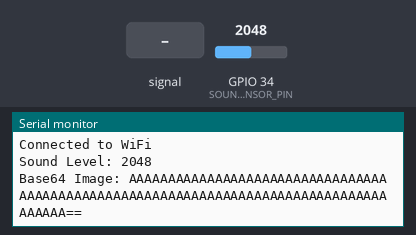
The sketch below on a simulated ESP32. Parts: the last lines printed to the serial monitor. The test bench sets the inputs (shaded band); at power-on: GPIO 34 (SOUND_SENSOR_PIN) = 2048. WiFi joins after 1.5 s; servers stay silent unless stated; the camera gives no picture.

Above: at 3.5 s.
3.6 s: GPIO 34 (SOUND_SENSOR_PIN) fed a 200 Hz sine of ±327 counts around its level
9.2 s: GPIO 34 (SOUND_SENSOR_PIN) set to 2866
At 13.6 s:
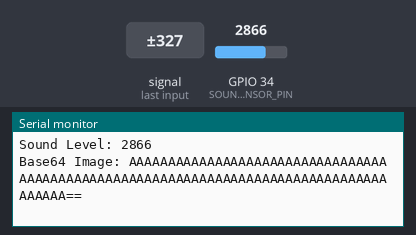
14.8 s: GPIO 34 (SOUND_SENSOR_PIN) fed a 1000 Hz sine of ±1023 counts around its level
20.4 s: GPIO 34 (SOUND_SENSOR_PIN) set to 3603
At 23.6 s:
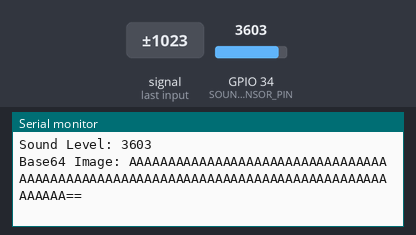
Timing chart, 0 to 25.1 s (numbered marks = the images above; inputs shaded):
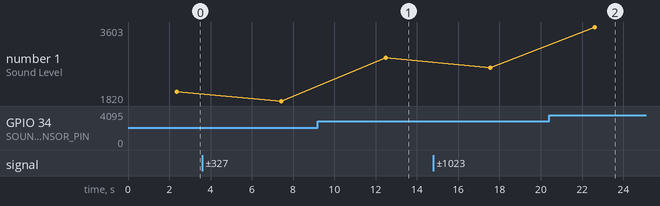

Measured:
- after the input at 9.2 s, the serial monitor: prints a new line after 3.3 s (image 1)
- after the input at 20.4 s, the serial monitor: prints a new line after 2.2 s (image 2)
- plotted number 1: 2048 → 1820 after the input at 3.6 s, 1820 → 2866 after the input at 9.2 s, 2866 → 2624 after the input at 14.8 s, 2624 → 3603 after the input at 20.4 s

The sketch:

Sound_and_Esp32cam.ino
```cpp
#include "esp_camera.h"
#include "base64.h"
#include <WiFi.h>

#define CAMERA_MODEL_AI_THINKER

#define PWDN_GPIO_NUM     32
#define RESET_GPIO_NUM    -1
#define XCLK_GPIO_NUM      0
#define SIOD_GPIO_NUM     26
#define SIOC_GPIO_NUM     27
#define Y9_GPIO_NUM       35
#define Y8_GPIO_NUM       34
#define Y7_GPIO_NUM       39
#define Y6_GPIO_NUM       36
#define Y5_GPIO_NUM       21
#define Y4_GPIO_NUM       19
#define Y3_GPIO_NUM       18
#define Y2_GPIO_NUM        5
#define VSYNC_GPIO_NUM    25
#define HREF_GPIO_NUM     23
#define PCLK_GPIO_NUM     22

const char* ssid = "kunj1";
const char* password = "jayshreeram";

#define SOUND_SENSOR_PIN 34 // Define the pin for the sound sensor

void setup() {
  Serial.begin(115200);

  WiFi.begin(ssid, password);
  while (WiFi.status() != WL_CONNECTED) {
    delay(1000);
    Serial.println("Connecting to WiFi...");
  }
  Serial.println("Connected to WiFi");

  camera_config_t config;
  config.ledc_channel = LEDC_CHANNEL_0;
  config.ledc_timer = LEDC_TIMER_0;
  config.pin_d0 = Y2_GPIO_NUM;
  config.pin_d1 = Y3_GPIO_NUM;
  config.pin_d2 = Y4_GPIO_NUM;
  config.pin_d3 = Y5_GPIO_NUM;
  config.pin_d4 = Y6_GPIO_NUM;
  config.pin_d5 = Y7_GPIO_NUM;
  config.pin_d6 = Y8_GPIO_NUM;
  config.pin_d7 = Y9_GPIO_NUM;
  config.pin_xclk = XCLK_GPIO_NUM;
  config.pin_pclk = PCLK_GPIO_NUM;
  config.pin_vsync = VSYNC_GPIO_NUM;
  config.pin_href = HREF_GPIO_NUM;
  config.pin_sscb_sda = SIOD_GPIO_NUM;
  config.pin_sscb_scl = SIOC_GPIO_NUM;
  config.pin_pwdn = PWDN_GPIO_NUM;
  config.pin_reset = RESET_GPIO_NUM;
  config.xclk_freq_hz = 20000000;
  config.pixel_format = PIXFORMAT_JPEG;
  config.frame_size = FRAMESIZE_SVGA;
  config.jpeg_quality = 10;
  config.fb_count = 2;

  esp_err_t err = esp_camera_init(&config);
  if (err != ESP_OK) {
    Serial.printf("Camera init failed with error 0x%x", err);
    return;
  }
}

void loop() {
  captureAndPrintData();
}

void captureAndPrintData() {
  int soundLevel = analogRead(SOUND_SENSOR_PIN); // Read the sound sensor value

  camera_fb_t *fb = esp_camera_fb_get();
  if (fb) {
    String base64Image = base64::encode(fb->buf, fb->len);
    esp_camera_fb_return(fb);

    // Print the sound level and base64 image to the Serial Monitor
    Serial.print("Sound Level: ");
    Serial.println(soundLevel);
    Serial.print("Base64 Image: ");
    Serial.println(base64Image);
  }
  delay(5000);
}
```
